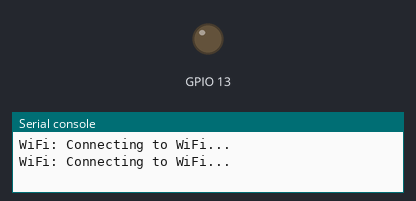
Recording of a program running on a simulated ESP32 board running MicroPython. Shown: output pins drawn as LEDs (lit = HIGH), the last lines printed to the serial console. WiFi joins after 1.5 s.

Above: at 2.0 s.
At 37.95 s:
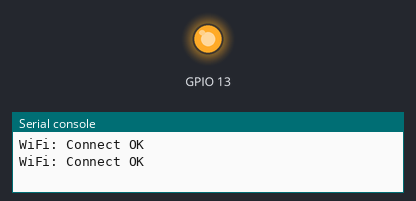
Timing chart, 0 to 39.5 s (numbered marks = the images above):
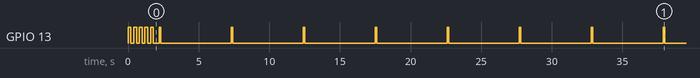

Measured:
- by itself, GPIO 13: goes 4 × (HIGH 0.20 s, LOW 0.20 s), HIGH 0.20 s, LOW 0.40 s, 7 × (HIGH 0.10 s, LOW 5.0 s), HIGH 0.10 s, then LOW

The program:

espapps.py
```python
import gc
import uasyncio as asyncio
from machine import Pin, freq
from espconfig import *
from esputils import dprint
from espwlan import WiFiConnect

"""Здесь реализуется основное приложение
   подключена работа wifi модуля и его управление
   а так же вывод основной информации о работе микроконтроллера"""

class MainApps(object):

    def __init__(self):
        self.dprint          = dprint
        self.debug           = config['debug']
        self.mode            = config['mode']
        self.ledBoard        = config['wifiLedPin']
        self.ledBoardDefault = config['wifiLedDefault']
        self.uptime          = 0                                   # Время работы контроллера
        self.wifiLed         = Pin(self.ledBoard, Pin.OUT, value = self.ledBoardDefault) # Cветодиод для индикации работы WiFi
        self.wifi            = WiFiConnect(led=self.wifiLed)       # Настрока сети

    async def main_loop(self):
        """Метод для вывода служебной отладочной информации"""
        while True:                                                # Бесконечный цикл
            self.ip          = self.wifi.ip                        # IP адрес полученный c DHCP роутера
            self.connect     = self.wifi.connect                   # False = Подключения нет, True = Подключение к сети WiFi
            self.memfree = str(round(gc.mem_free()/1024, 2))       # Свободная память
            self.memavalable = str(round(gc.mem_alloc()/1024, 2))  # Доступная помять
            self.freq = str(freq()/1000000)                        # Частота работы ядра процессора
            mode = 'Station' if self.mode else 'Access Point'      # Подготовка информации о режиме работы WiFi модуля
            connect = 'Connect' if self.connect else 'Disconnect'  # Подготовка информации о соединении
            gc.collect()                                           # Очищаем RAM
            try:
                self.dprint('################# DEBUG MESSAGE ##########################')
                self.dprint('Uptime:', str(self.uptime)+' min')
                self.dprint('MemFree:', '{}Kb'.format(self.memfree))
                self.dprint('MemAvailab:', '{}Kb'.format(self.memavalable))
                self.dprint('FREQ:', '{}MHz'.format(self.freq))
                self.dprint('WiFi Mode:', mode)
                self.dprint('WiFi:', connect)
                self.dprint('IP:', '{}'.format(self.ip))
                self.dprint('################# DEBUG MESSAGE END ######################')
            except Exception as err:
                self.dprint('Exception occurred: ', err)
            self.uptime += 1
            await asyncio.sleep(60)


    async def main(self):
        while True:
            try:
                await self.wifi.setWlan()                           # Включение настройки сети
                await self.main_loop()                              # Вывод служебной информации
            except Exception as err:
                self.dprint('Global communication failure: ', err)
                await asyncio.sleep(20)


gc.collect()                                                        # Очищаем RAM
def_main = MainApps()
loop = asyncio.get_event_loop()
loop.run_until_complete(def_main.main())
```

espconfig.py
```python
"""Файл с настройками
   В дальнейшем здесь необходимо реализовать код
   для сохранения пользлвательских настроек в файл
"""

config = {}                             # Основное хранилище настроек
config['debug']          = True          # Режим отладки, вывод всех сообщений
#config['stssid']         = "GWVSOL"       # Имя точки доступа для подключения
config['stssid']         = "wSG3500"     # Имя точки доступа для подключения
#config['stpasswd']       = "fec0569cfaee" # Пароль от точки доступа
config['stpasswd']       = "Fedex##45%"  # Пароль от точки доступа
config['apssid']         = "esp32AP"     # Имя точки доступа контроллера
config['appasswd']       = "roottoor"    # Пароль точки доступа контроллера
config['mode']           = True          # False = AP, True = ST
#config['mode']           = False         # False = AP, True = ST
config['wifiLedPin']     = 13            # Светодиод на плате подключен к 13 контакту
config['wifiLedDefault'] = 0             # Катод светодиода подключен на землю
```

esputils.py
```python
from espconfig import *

"""Здесь реализованы методы для использования во всем проекте"""

debug = config['debug']

#Выводим отладочные сообщения
def dprint(*args):
    if debug: print(*args) 
```

espwlan.py
```python
import gc, network
import uasyncio as asyncio
from machine import Pin
from espconfig import *
from esputils import dprint
gc.collect()                                #Очищаем RAM

"""Класс реализующий подключение в точке доступа
   или же поднятие точки доступа на WiFi модуле микроконтроллера"""

class WiFiConnect(object):

    def __init__(self, led=None):
        self.dprint     = dprint                # Метод для логирования работы
        self.mode       = config['mode']        # False = AP, True = ST
        self.debug      = config['debug']       # True = Режим отладки, вывод всех сообщений через dprint
        self.connect    = False                 # False = Подключения нет, True = Подключение к сети WiFi
        self.ip         = "0.0.0.0"             # IP адрес
        self.led        = led                   # Если настройки светодиода не будут переданы, индикация не будет включена
        self.loop = asyncio.get_event_loop()
        if isinstance(self.led, Pin):
            # Управление в отдельном процессе запускается только
            # если классу переданы настройки для работы светодиода
            self.loop.create_task(self.controlHeartbeat())

############### Методы индикации состояния WiFi модуля микроконтроллера ###############

    async def heartbeat(self, interval: list=[1000]):
        """Метод для индикации работы WiFi"""
        # Мигание согласно переданной программе (спикок интервалов)
        for i in interval:
            self.led(not self.led())
            await asyncio.sleep_ms(i)


    async def setHeartbeatDefault(self):
       """Метод для начальной уставноки состояния светодиода"""
       # Работает только если классу переданы настройки светодиода
       if isinstance(self.led, Pin): self.led(0)


    async def controlHeartbeat(self):
        """Метод для управления работой работой светодиода wifi"""
        while True:
            # Одно короткое мигание и длинная пауза при успешном подключении к точке доступа
            if self.mode and self.connect: await self.heartbeat(interval=[100, 5000])
            # Быстрое мигание при отсутствии подключения
            elif self.mode and not self.connect: await self.heartbeat(interval=[200])
            # Длинная пауза и три быстрых мигания при поднятой точке доступа на микроконтроллере
            elif not self.mode: await self.heartbeat(interval=[5000, 100, 100, 100])

################## Методы для управления WiFi модулем микроконтроллера ###################

    # Настройка WiFi подключение к сети или поднятие точки доступа (этот метод необходимо вызвать для
    # поднятия точки доступа или подключения к точке доступа)
    async def setWlan(self):
        """Метод для активации режимов работы WiFi модуля"""
        # Подключение к сети
        if self.mode:
            self.wifi, self.ssid, self.passwd = \
            network.WLAN(network.STA_IF), config['stssid'], config['stpasswd']   # ST Mode
            network.phy_mode(network.MODE_11B)                                   # network.phy_mode = MODE_11B
        # Поднимаем точку доступа
        elif not self.mode: self.wifi, self.ssid, self.passwd = \
            network.WLAN(network.AP_IF), config['apssid'], config['appasswd']    # AP Mode
        self.wifi.active(True)                                                   # Активигуем интерфейс
        if self.mode:
            await self.setSTMode()
            # В режиме ST Mode запускаем в отдельном процессе контроль wifi соединения
            self.loop.create_task(self.checkWiFiStatus())
        else: await self.setAPMode()


    async def checkWiFiStatus(self):
        """Метод для проверки наличия соединения с точкой тоступа WiFi,
           и вывода статуса соединения или режима работы (ST Mode или AP Mode)"""
           # Этот метод крутится в отдельном процессе для контроля соединения
        while True:
            # При наличии соединения
            if self.mode and self.connect:
                if await self.statusConnect() == network.STAT_GOT_IP:
                    await asyncio.sleep(30)     # Засыпаем
                else:
                    self.connect = False        # Cоединение отсутствует
                    await asyncio.sleep(1)      # Засыпаем
            # При отсутствии соединения
            elif self.mode and not self.connect:
                await self.reconnectWifi()      # Переподключаемся
                await asyncio.sleep(5)          # Засыпаем
            gc.collect()


    async def reconnectWifi(self):
        """Метод для переподключения к точке доступа WiFi"""
        self.dprint('Reconnecting to WiFi...')
        self.ip = self.wifi.ifconfig()[0]   # Сбрасываем IP адрес к виду 0.0.0.0
        self.wifi.disconnect()              # Разрываем соединение, если они не разорвано
        await asyncio.sleep(1)              # Ожидаем
        await self.setSTMode()              # Пробуем повторно подключиться


    async def setSTMode(self):
        """Метод для подключения к точке доступа"""
        if not self.wifi.isconnected():
            self.wifi.connect(self.ssid, self.passwd)
        count = 0 # Счетчик попыток подключения
        # Ожидаем подключения
        while await self.statusConnect() == network.STAT_CONNECTING:
            await asyncio.sleep(1)
            count += 1
            if count == 10: break                # Если счетчик переполнился, выходим из цикла
        # Если соединение установлено
        if self.wifi.isconnected():
            await self.setHeartbeatDefault()     # Сбрасываем состояние светодиода в дефолт
            self.ip = self.wifi.ifconfig()[0]
            self.dprint('WiFi: Connection successfully!')
            self.connect = True                  # Cоединение установлено
            self.dprint('WiFi: Address', self.ip)
        # Если соединение не установлено
        if not self.wifi.isconnected():
            self.connect = False                 # Cоединение не установлено
            self.dprint('WiFi: Connection unsuccessfully!')


    async def statusConnect(self):
        """Метод для вывода информации о статусе соединения"""
        status = self.wifi.status()
        if status == network.STAT_GOT_IP:               # Соединение установлено
            self.dprint('WiFi: Connect OK')
            return network.STAT_GOT_IP
        elif status == network.STAT_CONNECTING:         # В процессе соединения...
            self.dprint('WiFi: Connecting to WiFi...')
            return network.STAT_CONNECTING
        elif status == network.STAT_ASSOC_FAIL:         # Ошибка соединения
            self.dprint('WiFi: Connection error')
            return network.STAT_ASSOC_FAIL
        elif status == network.STAT_HANDSHAKE_TIMEOUT:  # Превышено время соединения
            self.dprint('WiFi: Connection time exceeded')
            return network.STAT_HANDSHAKE_TIMEOUT
        elif status == network.STAT_BEACON_TIMEOUT:     # Превышено время ответа роутера
            self.dprint('WiFi: Exceeded response time of the router')
            return network.STAT_BEACON_TIMEOUT
        elif status == network.STAT_NO_AP_FOUND:        # Ни одна точка доступа не ответила
            self.dprint('WiFi: None the access point did not answer')
            return network.STAT_NO_AP_FOUND
        elif status == network.STAT_WRONG_PASSWORD:     # Соединение не установлено, не верный пароль
            self.dprint('WiFi: Failed due to incorrect password')
            return network.STAT_WRONG_PASSWORD
        elif status == network.STAT_IDLE:               # Соединение отсуствует, нет активности
            self.dprint('WiFi: Idle state, no connection, and no activity')
            return network.STAT_IDLE
        else: # Любые другие варианты статусов, вывод в лог
            self.dprint('WiFi: Status', status)
            return status


    async def setAPMode(self):
        """Метод для включения на миктрокотроллере режима точки доступа"""
        #Устанавливаем SSID и пароль для подключения к Точке доступа
        self.wifi.config(essid=self.ssid)       # SSID точки доступа
        self.wifi.config(password=self.passwd)  # Пароль точки доступа
        self.wifi.config(max_clients=5)         # Максимальное количество клиентов для подключения
        self.wifi.config(channel=11)            # Канал точки доступа
        self.wifi.config(authmode=3)            # Способ аунтентиикации 0 – open, 1 – WEP, 2 – WPA-PSK, 3 – WPA2-PSK, 4 – WPA/WPA2-PSK
        self.ip = self.wifi.ifconfig()[0]       # Выводим IP адрес точки доступа
        await self.setHeartbeatDefault()        # Сбрасываем состояние светодиода в дефолт
```
